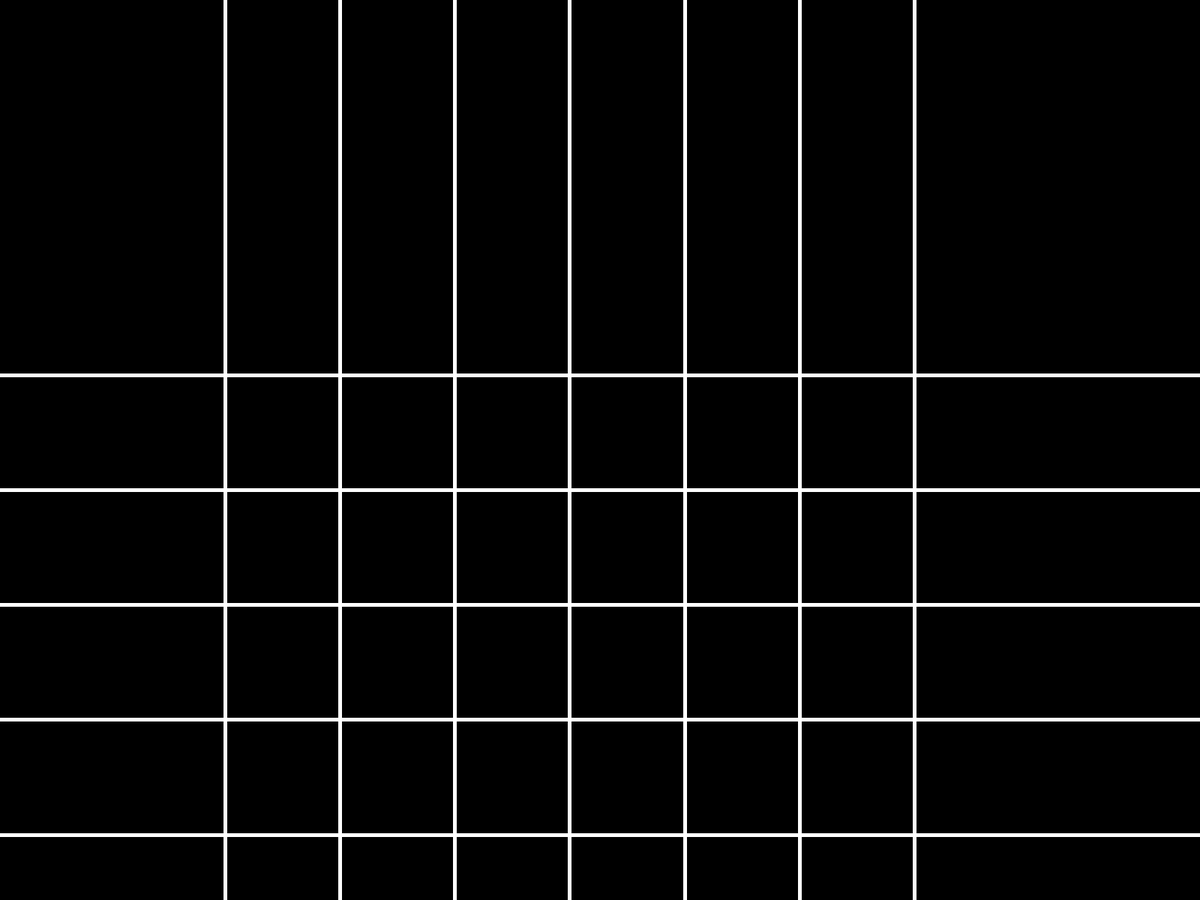
Frame 1 (no input)
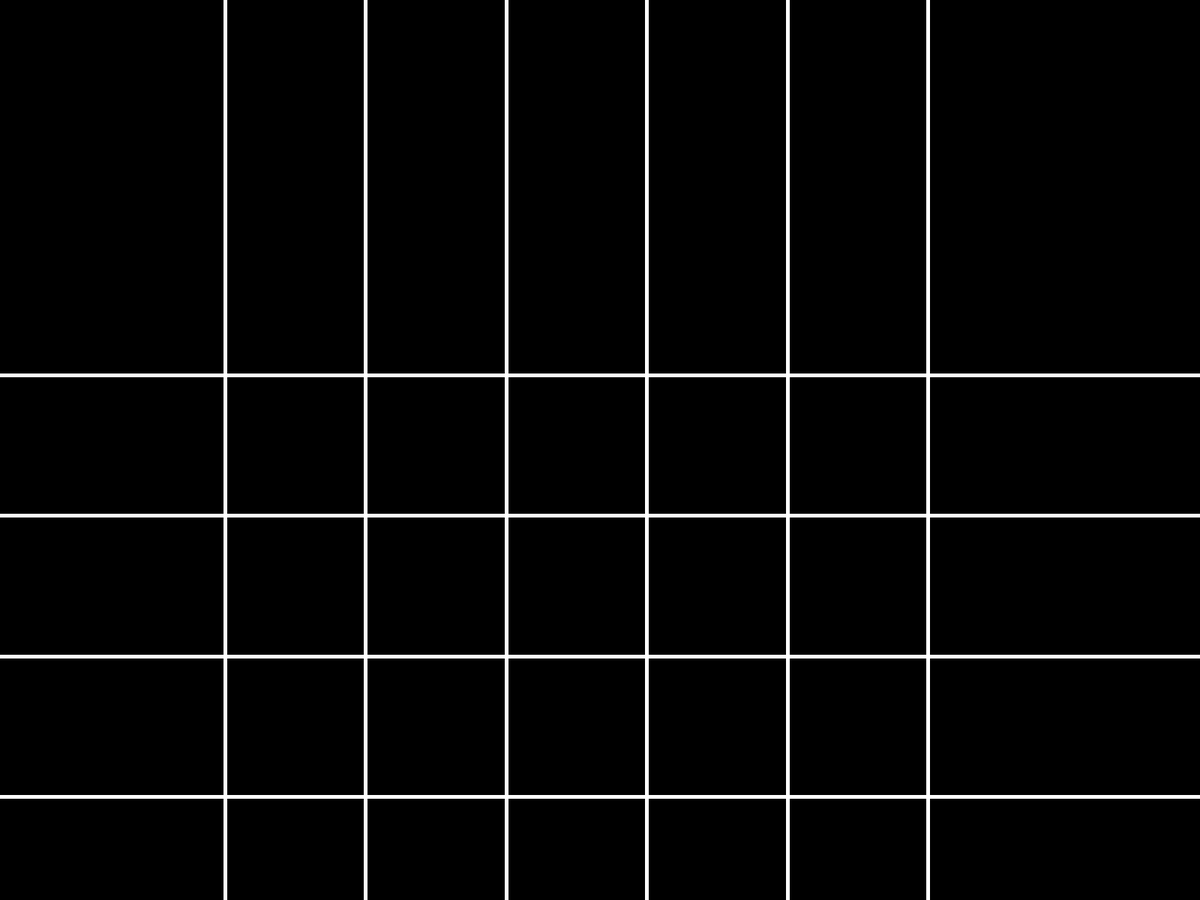
Frame 60 (the mouse pressed at the canvas centre just before this capture)
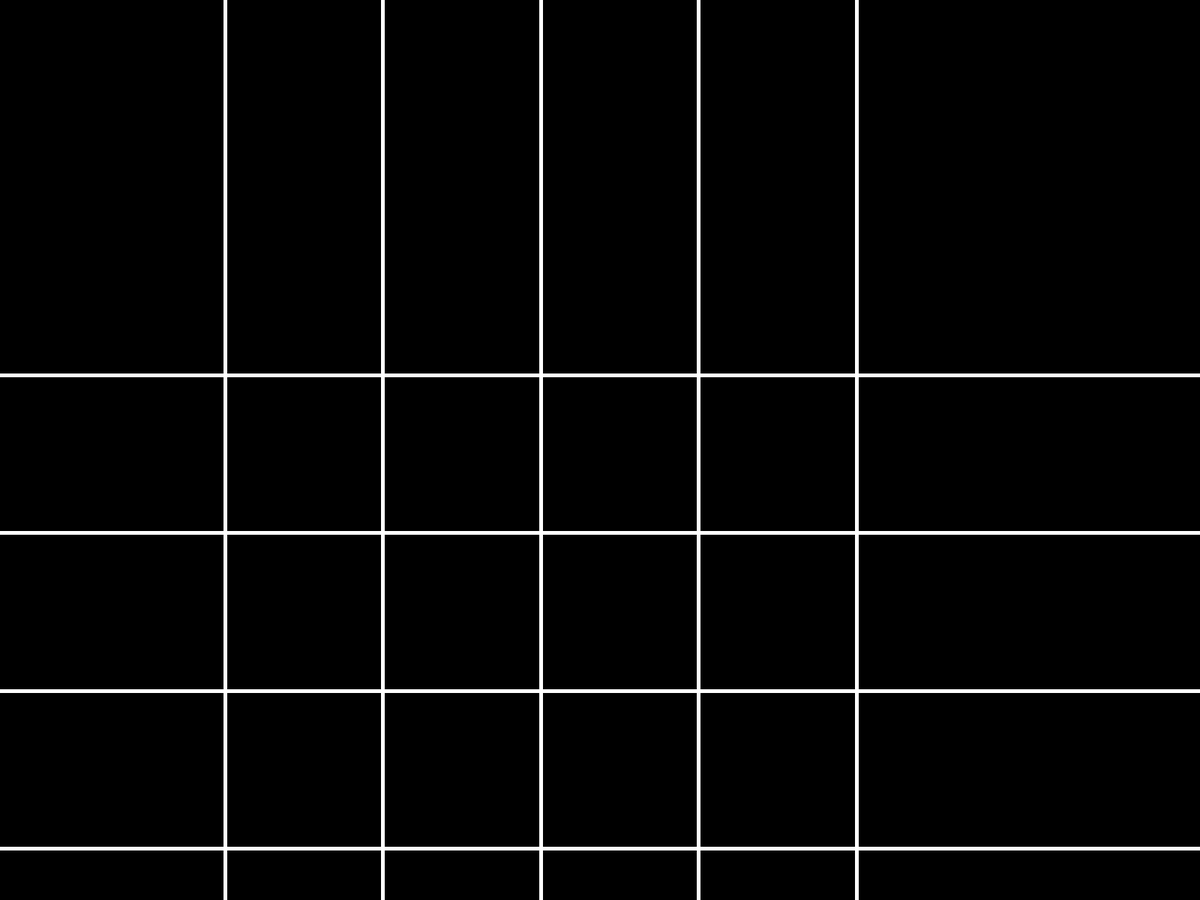
Frame 120 (the mouse held since frame 60 and released just before this capture)

The Processing sketch that drew these frames (run headless with seeded random() and noise(); from frame 60 on, the mouse is pressed at the canvas centre):

// Processing sketch: grid
// ── grid.pde
void setup() {
  fullScreen(2);
}

void draw(){ 
  background(0);
  stroke(255);
  strokeWeight(5);
  translate(0,                                                                                                                                                                                                                             0);
  
  

  float spacing = 150 + 100 * sin(millis()/4000.0);
  
  for (float x = 300; x < width-300; x += spacing) {
    for (float y = 500; y < height; y += spacing) {
      line(x, 0, x, height);
      line(0, y, width, y);
    }
  }
  
}
